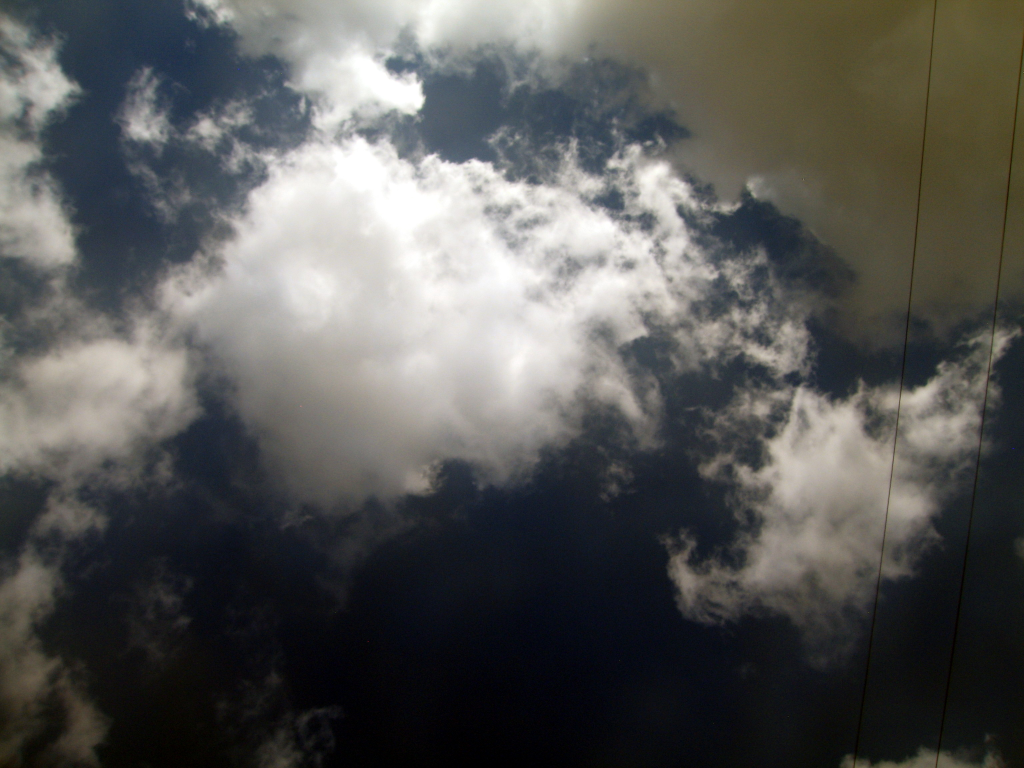
#> input picture img/20160825-143207-156-2_aff_applied.jpg, 3072 x 2304 px, given in place of 20160825-143207-156-2_aff_applied.jpg-1_aff_applied.png, which was not available (shown at 1/3 size)
$ python Find-Cloud-2Images-FFT-Quant.py img/20160825-143207-156-2_aff_applied.jpg   (Python 2 division)   (older library calls are emulated)
#> lines starting #> are read from the running program, lines starting #| are printed output that depends on the picture; long printed decimals are rounded; pictures that were not available may be replaced by others from this repository, and a replacement may not be noted
# coding: utf-8
import numpy as np
from PIL import Image
from time import time
import sys

start_time = time()

np.set_printoptions(precision=4)


BIG_WIDTH = 3072

# typical Other settings:
settings = [17, 0.5, 62, 5, 64, 200]

base = settings[0]
base_err = settings[1]
viewangle_x = settings[2] # in degrees
viewangle_x_err = settings[3] # in degrees
num_shades = int(settings[4])
min_height = settings[5]

resolution_x = BIG_WIDTH;
viewangle = np.pi * viewangle_x / 180.0


# g === area (big image) -- from RIGHT img (#2)
# f === fragment -- from LEFT img (#1)
date = sys.argv[1]

f = Image.open("img/" + date + "-1_aff_applied.png").convert('L')
g = Image.open("img/" + date + "-2_aff_applied.png").convert('L')
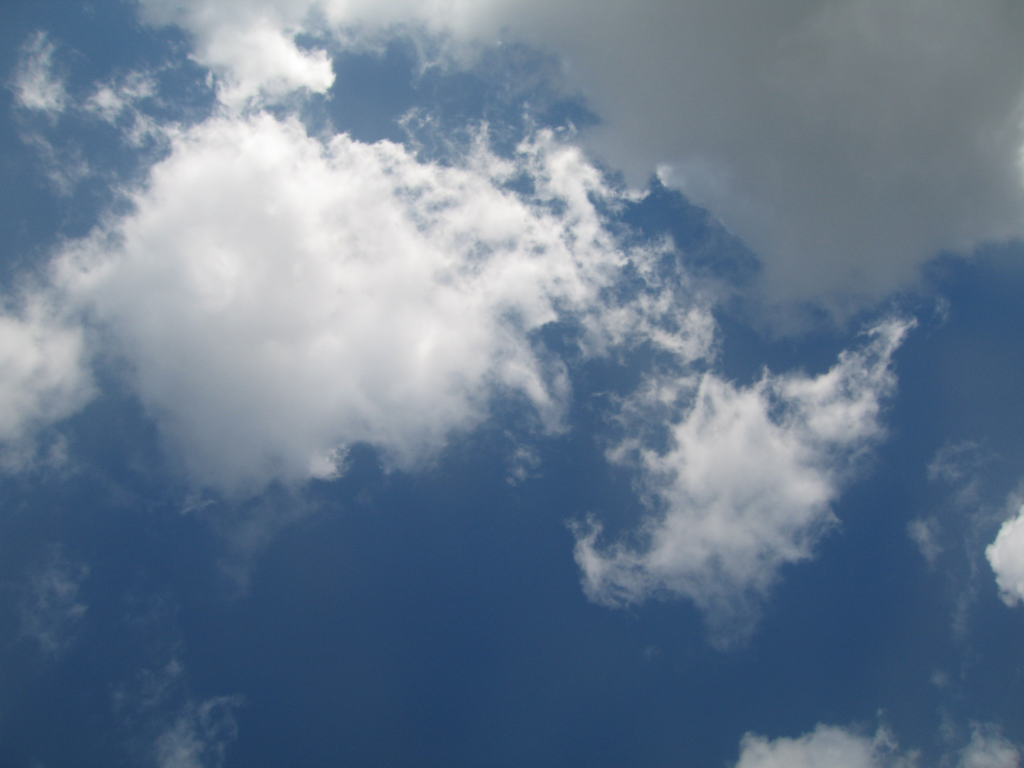
#> input picture img/20160825-143207-156-1.jpg, 3072 x 2304 px, given in place of 20160825-143207-156-2_aff_applied.jpg-2_aff_applied.png, which was not available (shown at 1/3 size)

f = f.convert("P", palette=Image.ADAPTIVE, colors=num_shades)
#> f: PIL image 3072x2304 P
g = g.convert("P", palette=Image.ADAPTIVE, colors=num_shades)
#> g: PIL image 3072x2304 P


# Get fragment from left image
wf = 150
hf = 150

xf = np.random.randint(f.width / 4.0, 3 * f.width / 4.0)
#> xf = 1452
yf = np.random.randint(f.height / 4.0, 3 * f.height / 4.0)
#> yf = 1135

crop_box = (xf, yf, xf + wf, yf + hf)
#> crop_box = (1452, 1135, 1602, 1285)
f = f.crop(crop_box)
#> f: PIL image 150x150 P


# Create matrix of fragment
f_mat = np.asarray(f.getdata(), dtype=np.int).reshape(f.size[1], f.size[0])
#> f_mat: shape (150, 150) int64; 13 distinct labels, from 2 to 14


# Flip matrix
f_mat = np.fliplr(f_mat)
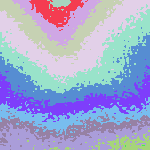
#> f_mat: shape (150, 150) int64; 13 distinct labels, from 2 to 14; one colour per label, 0 black
f_mat = np.flipud(f_mat)
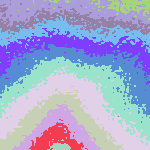
#> f_mat: shape (150, 150) int64; 13 distinct labels, from 2 to 14; one colour per label, 0 black

print f.size
#| (150, 150)
print yf, xf
#| 1135 1452


# g === area (big image) -- from RIGHT img (#2)
# f === fragment -- from LEFT img (#1)


# mpd is Maximum Pixel Distance <--> Minimum cloud height(altitude)
mpd = base * resolution_x / (2 * np.tan(viewangle / 2.0) * min_height)
fac_x = 1; # reserve-coefficient
fac_y = 1.5; #reserve-coefficient

area_x = int(xf - fac_x * wf)
#> area_x = 1302
area_y = int(yf - fac_y * hf)
#> area_y = 910
area_width = int(mpd + 2 * fac_x * wf)
area_height = int(2 * fac_y * hf)
print area_x, area_y
#| 1302 910
print area_width, area_height

# area to search on right image
g = g.crop( (area_x, area_y,
                        area_x + area_width, area_y + area_height) )
#> g: PIL image 517x450 P

wg = area_width
hg = area_height
xg = area_x
#> xg = 1302
yg = area_y
#> yg = 910


print g.size
#| (517, 450)
g_mat = np.asarray(g.getdata(), dtype=np.int).reshape(g.size[1], g.size[0])
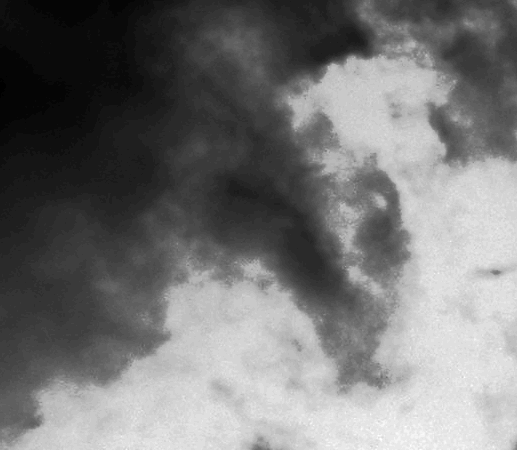
#> g_mat: shape (450, 517) int64; min 0, max 48, mean 22.2; drawn with min black and max white


# Seacrh algo starts here

# Create indicators of f
# of size == g.size
chi = np.zeros((num_shades, g.size[1], g.size[0]), dtype=bool)


# fill the indicators
for h in xrange(f.size[1]):
    for w in xrange(f.size[0]):
        color = f_mat[h, w]
        chi[color, h, w] = True


# chi_elems[i] === number of pixels that have color "i"
chi_elems = np.array( f.histogram() )
#> chi_elems = 256 values, max 3614 at index 6, min 0 at index 0, mean 87.89


fft_chi = np.fft.fft2(chi)
print 'fft_chi was calulated'
fft_g = np.fft.fft2(g_mat)


# Scalar product (g_frag, chi[i])
sp_g_frag_chi = np.zeros((num_shades, g.size[1] - hf, g.size[0] - wf))

for i in xrange(num_shades):
    if chi_elems[i] > 0:
        sp_g_frag_chi[i] = np.fft.ifft2(fft_g * fft_chi[i])[hf:, wf:]

print 'sp_g_frag_chi was calulated'


# || Projection of g_frag on f ||^2
norm_pr_gfrag_sqr = np.zeros((g.size[1] - hf, g.size[0] - wf))
for i in xrange(num_shades):
    if chi_elems[i] > 0:
        norm_pr_gfrag_sqr += sp_g_frag_chi[i] ** 2 / float(chi_elems[i])
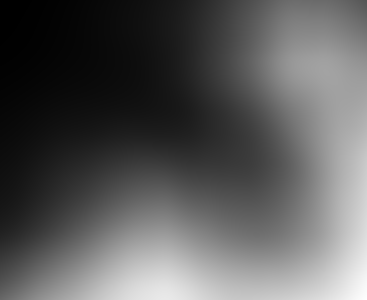
#> norm_pr_gfrag_sqr: shape (300, 367) float64; min 152040.5, max 35871385.7, mean 12814920.6; drawn with min black and max white


# chi_X -- const field of vision
# 1 1 1 0 0 ... 0
# 1 1 1 0 0 ... 0
# 1 1 1 0 0 ... 0
# 0 0 0 0 0 ... 0
# . . .
# 0 0 0 0 0 ... 0
chi_X = np.zeros((g.size[1], g.size[0]), dtype=bool)
chi_X[:hf, :wf] = np.ones((hf, wf))

print 'g_mat.min():', g_mat.min()
#| g_mat.min(): 0
print '(g_mat**2).min():', (g_mat**2).min()
#| (g_mat**2).min(): 0


# || g ||^2
fft_gsqr = np.fft.fft2(g_mat ** 2)
fft_chi_X = np.fft.fft2(chi_X)
norm_gfrag_sqr = np.fft.ifft2(fft_gsqr * fft_chi_X)[hf:, wf:].astype('float')


norm_E_gfrag_sqr = np.fft.ifft2(fft_g * fft_chi_X)[hf:, wf:].astype('float')                         ** 2 / (hf * wf)


numerator = norm_gfrag_sqr - norm_pr_gfrag_sqr
print 'numerator.min():', numerator.min()
#| numerator.min(): 27285.534


denominator = norm_pr_gfrag_sqr - norm_E_gfrag_sqr
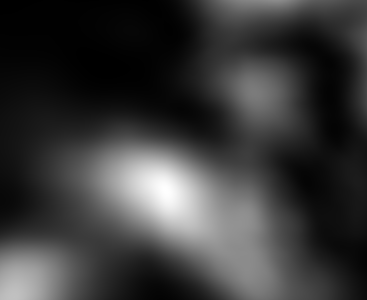
#> denominator: shape (300, 367) float64; min 8133.4, max 2231081.2, mean 511021.2; drawn with min black and max white


tau = numerator / denominator
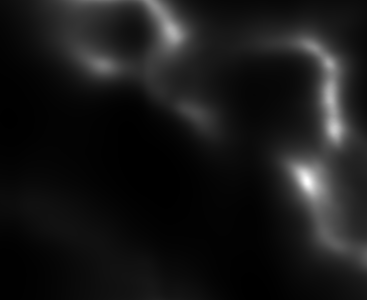
#> tau: shape (300, 367) float64; min 0.304, max 43.8, mean 4.5; drawn with min black and max white


idx_min = tau.argmin()
#> idx_min = 62910
print idx_min
#| 62910
y_found = idx_min // tau.shape[1] + 1
#> y_found = 172
x_found = idx_min % tau.shape[1] + 1
#> x_found = 154

print 'idx_min:', idx_min
#| idx_min: 62910
print 'Left yf, xf:', yf, xf
#| Left yf, xf: 1135 1452
print 'Right y_found + yg, x_found + xg:', y_found + yg, x_found + xg
#| Right y_found + yg, x_found + xg: 1082 1456


# result x, y -- координаты кусочка, найденного в области поиска g
res_y, res_x = y_found + yg, x_found + xg
#> res_y = 1082; res_x = 1456


# Calculate altitude
x_pixel_distance = abs(res_x - xf)
#> x_pixel_distance = 4
viewangle = np.pi * viewangle_x / 180.0;
altitude = base * resolution_x / (2 * np.tan(viewangle / 2.0) * x_pixel_distance)
#> altitude = 10864.4
resolution_x_err = 2; #pixels

err_distance = base_err * resolution_x / ( 2 * np.tan(viewangle / 2.0) * x_pixel_distance )
#> err_distance = 319.5

err_viewangle = (viewangle_x_err * np.pi / 180.0) * ( base * resolution_x /                                                    (4.0 * x_pixel_distance * (np.sin(viewangle / 2.0)) ** 2) )
#> err_viewangle = 1073.8

err_resolution = resolution_x_err * base * resolution_x /                     ( 2 * np.tan(viewangle / 2.0) * (x_pixel_distance) ** 2 )
#> err_resolution = 5432.2

total_error = np.sqrt( err_distance ** 2 + err_viewangle ** 2 + err_resolution ** 2 )
#> total_error = 5546.5
ratio_error = total_error * 100.0 / altitude
#> ratio_error = 51.05


print "Search done"
print "Pixel distance:", x_pixel_distance
#| Pixel distance: 4
print "Altitude: %f +- %f meters (error is %f percent)" % (altitude,
        total_error, ratio_error)
#| Altitude: 10864.416 +- 5546.532 meters (error is 51.052 percent)


with open('results/' + date + '.txt', mode='a') as f:
    s = str(x_pixel_distance) + ' ' + str(altitude) + ' ' + str(total_error) + '\n'
    f.write(s)


print "Script running time:", time() - start_time
